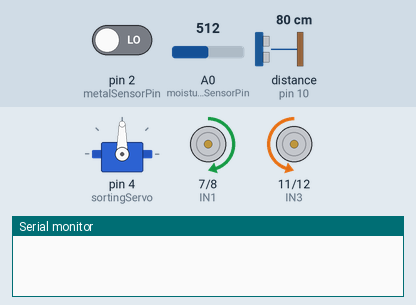
This sketch was run on a simulated Arduino Uno, built with avr-gcc and run on an emulated ATmega328P. Parts: servo, motor-driver pin pairs drawn as motors (green arrow = first pin HIGH = forward, orange = second pin HIGH = backward, longer = more drive, scaled by the enable pin), the last lines printed to the serial monitor. Wiring (inferred from the names in the program): ultrasonic range finder: trigger pin 9; echo pin 10. The test bench sets the inputs (shaded band); at power-on: distance to the obstacle (sensor on pin 10) 80 cm, pin 2 (metalSensorPin) LOW, A0 (moistureSensorPin) = 512. The echo pulse lasts 58.3 µs per cm.

Above: at 1.2 s.
1.3 s: distance to the obstacle (sensor on pin 10) set to 34 cm
2.8 s: distance to the obstacle (sensor on pin 10) set to 30 cm
At 4.0 s:
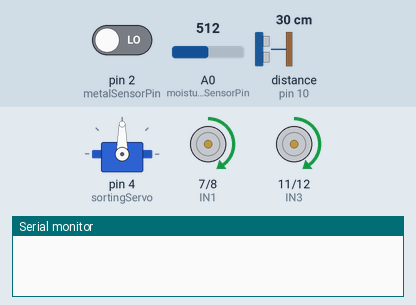
4.3 s: distance to the obstacle (sensor on pin 10) set to 11 cm
5.8 s: distance to the obstacle (sensor on pin 10) set to 8 cm
At 6.2 s:
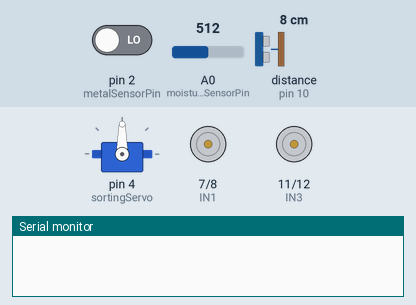
7.3 s: distance to the obstacle (sensor on pin 10) set to 18 cm
At 9.4 s:
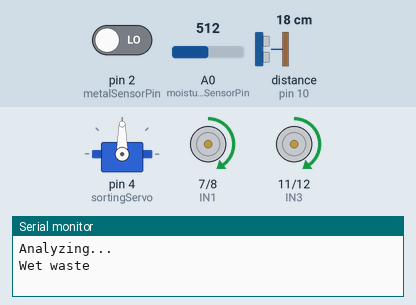
9.8 s: distance to the obstacle (sensor on pin 10) set to 2 cm
At 10.4 s:
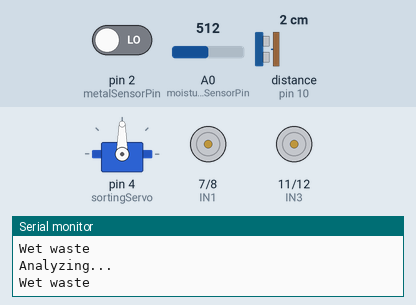
Timing chart, 0 to 12.3 s (numbered marks = the images above; inputs shaded):
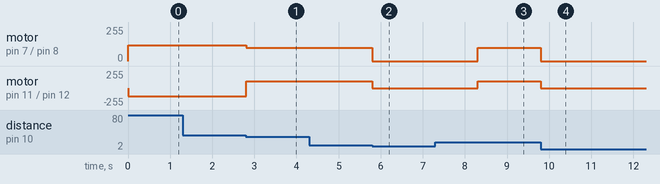

Measured:
- the behaviour switches between 32 and 31 cm on distance to the obstacle (sensor on pin 10) (found by bisection; images 0 and 1)
- the behaviour switches between 10 and 9 cm on distance to the obstacle (sensor on pin 10) (found by bisection; images 1 and 2)
- after the input at 1.3 s, every drawn part: stays the same
- after the input at 2.8 s, motor on pin 7 (IN1) / pin 8 (IN2): forward 120/255 → forward 100/255 at once; motor on pin 11 (IN3) / pin 12 (IN4): backward 120/255 → forward 100/255 at once
- after the input at 4.3 s, every drawn part: stays the same
- after the input at 5.8 s, motor on pin 7 (IN1) / pin 8 (IN2), motor on pin 11 (IN3) / pin 12 (IN4): forward 100/255 → stopped at once
- after the input at 7.3 s, motor on pin 7 (IN1) / pin 8 (IN2), motor on pin 11 (IN3) / pin 12 (IN4): stopped → forward 100/255 after 1.0 s
- after the input at 9.8 s, motor on pin 7 (IN1) / pin 8 (IN2), motor on pin 11 (IN3) / pin 12 (IN4): forward 100/255 → stopped at once

The sketch:

smart_dustbin.ino
```cpp
#include <Servo.h>

// -------- Pins & Constants --------
Servo sortingServo;
const int trigPin = 9;
const int echoPin = 10;
const int metalSensorPin = 2;
const int moistureSensorPin = A0;

// Motor Pins
int ENA = 5; int IN1 = 7; int IN2 = 8;
int ENB = 6; int IN3 = 11; int IN4 = 12;

void setup() {
  Serial.begin(9600);
  sortingServo.attach(4);
  sortingServo.write(90); // Neutral position

  pinMode(trigPin, OUTPUT);
  pinMode(echoPin, INPUT);
  pinMode(metalSensorPin, INPUT);

  pinMode(ENA, OUTPUT); pinMode(IN1, OUTPUT); pinMode(IN2, OUTPUT);
  pinMode(ENB, OUTPUT); pinMode(IN3, OUTPUT); pinMode(IN4, OUTPUT);
}

void loop() {
  int distance = getDistance();

  if (distance > 30) {
    searchForTrash();
  }
  else if (distance <= 30 && distance > 8) {
    moveForward(100); // Slow approach
  }
  else {
    stopMoving();
    delay(500);
    collectAndSort();
  }
}

void collectAndSort() {
  Serial.println("Analyzing...");

  // NOTE: In a real build, you'd add a motor/arm move here
  // to pull the trash onto the sensors.

  int metalValue = digitalRead(metalSensorPin);
  int moistureValue = analogRead(moistureSensorPin);

  // Logic Change: Metal sensors are usually Active LOW or HIGH
  // depending on the module. Check your specific sensor.
  if (metalValue == HIGH) {
    Serial.println("Metal detected");
    sortingServo.write(30);
  }
  else if (moistureValue > 400) {
    Serial.println("Wet waste");
    sortingServo.write(90);
  }
  else {
    Serial.println("Dry waste");
    sortingServo.write(150);
  }

  delay(2000); // Wait for flap to move
  // Add a 'push' action here if you have a pusher motor
  sortingServo.write(90); // Reset
}

// -------- Improved Movement --------

void searchForTrash() {
  // Rotate slowly to find something
  digitalWrite(IN1, HIGH); digitalWrite(IN2, LOW);
  digitalWrite(IN3, LOW);  digitalWrite(IN4, HIGH);
  analogWrite(ENA, 120);   analogWrite(ENB, 120);
}

void moveForward(int speed) {
  digitalWrite(IN1, HIGH); digitalWrite(IN2, LOW);
  digitalWrite(IN3, HIGH); digitalWrite(IN4, LOW);
  analogWrite(ENA, speed); analogWrite(ENB, speed);
}

void stopMoving() {
  analogWrite(ENA, 0); analogWrite(ENB, 0);
}

int getDistance() {
  digitalWrite(trigPin, LOW);
  delayMicroseconds(2);
  digitalWrite(trigPin, HIGH);
  delayMicroseconds(10);
  digitalWrite(trigPin, LOW);
  long duration = pulseIn(echoPin, HIGH);
  return duration * 0.034 / 2;
}
```
